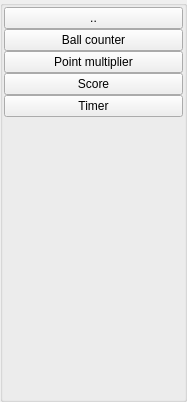
<?xml version="1.0" encoding="UTF-8"?>
<ui version="4.0">
 <class>FieldListGroupBox</class>
 <widget class="QGroupBox" name="FieldListGroupBox">
  <property name="geometry">
   <rect>
    <x>0</x>
    <y>0</y>
    <width>187</width>
    <height>402</height>
   </rect>
  </property>
  <property name="windowTitle">
   <string>GroupBox</string>
  </property>
  <layout class="QVBoxLayout" name="verticalLayout">
   <property name="spacing">
    <number>0</number>
   </property>
   <property name="leftMargin">
    <number>1</number>
   </property>
   <property name="topMargin">
    <number>1</number>
   </property>
   <property name="rightMargin">
    <number>1</number>
   </property>
   <property name="bottomMargin">
    <number>1</number>
   </property>
   <item>
    <widget class="QPushButton" name="prevBtn">
     <property name="text">
      <string>..</string>
     </property>
     <attribute name="buttonGroup">
      <string notr="true">buttonGroup</string>
     </attribute>
    </widget>
   </item>
   <item>
    <widget class="QPushButton" name="ballcounterfieldBtn">
     <property name="text">
      <string>Ball counter</string>
     </property>
     <attribute name="buttonGroup">
      <string notr="true">buttonGroup</string>
     </attribute>
    </widget>
   </item>
   <item>
    <widget class="QPushButton" name="pointmultiplierfieldBtn">
     <property name="text">
      <string>Point multiplier</string>
     </property>
     <attribute name="buttonGroup">
      <string notr="true">buttonGroup</string>
     </attribute>
    </widget>
   </item>
   <item>
    <widget class="QPushButton" name="scorefieldBtn">
     <property name="text">
      <string>Score</string>
     </property>
     <attribute name="buttonGroup">
      <string notr="true">buttonGroup</string>
     </attribute>
    </widget>
   </item>
   <item>
    <widget class="QPushButton" name="timerfieldBtn">
     <property name="text">
      <string>Timer</string>
     </property>
     <attribute name="buttonGroup">
      <string notr="true">buttonGroup</string>
     </attribute>
    </widget>
   </item>
   <item>
    <spacer name="verticalSpacer">
     <property name="orientation">
      <enum>Qt::Vertical</enum>
     </property>
     <property name="sizeHint" stdset="0">
      <size>
       <width>20</width>
       <height>40</height>
      </size>
     </property>
    </spacer>
   </item>
  </layout>
 </widget>
 <resources/>
 <connections/>
 <buttongroups>
  <buttongroup name="buttonGroup"/>
 </buttongroups>
</ui>
